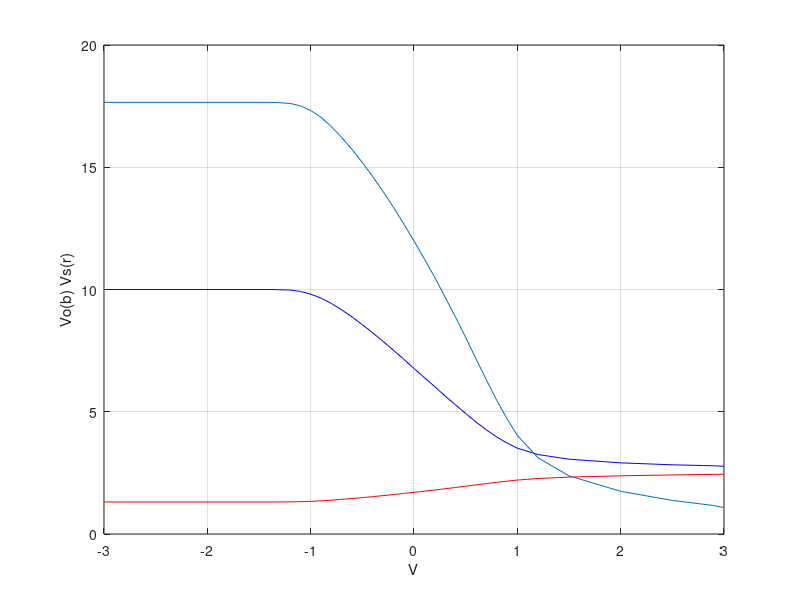

Recreate this plot in MATLAB. (Note: this script raises an error after producing the figure.)
%**************************************************************************
% Sujet TP électronique analogique
% Date :
% Séance :19/3
%**************************************************************************
clear all;
close all;
clc;
%***************************
% Constantes du circuit
Vcc = 10;
VGSoff = -2.716;
Idss = 7.56e-3;
Id0 = 1e-3;
Vds = Vcc/2 ;
Vss = -10;
Rl = 1000;
%**************************************************************************
% Dimensionnement du circuit
VGs = VGSoff * (1 - sqrt(Id0/Idss));
Vs0  = -(VGs);
Rp  = (Vs0 - Vss)/(2 * Id0) ;
Vrd = Vcc - Vds - Vs0;
Rd = Vrd / Id0;
g_m = (-2)*Idss/VGSoff * (1 - VGs/VGSoff);

%**************************************************************************

V  =   [-3     -1.4  -1.3   -1.2  -1.1  -1    -0.9  -0.8  -0.7  -0.6  -0.5  -0.4  -0.3  -0.2  -0.1  0     0.1    0.2  0.3  0.4   0.5   0.6    0.7   0.8   0.9   1     1.2  1.5   2    2.5   2.7    2.8   2.9   3];Vo =   [10     10    9.99   9.98  9.92  9.81  9.65  9.43  9.17  8.88  8.56  8.23  7.88  7.52  7.15  6.77  6.4    6.03 5.65 5.29  4.93  4.58   4.26  3.97  3.72  3.51  3.25 3.06  2.91 2.83  2.81   2.8   2.79  2.77];
Vs =   [1.31   1.31  1.311  1.314 1.321 1.335 1.356 1.385 1.417 1.451 1.489 1.529 1.57  1.613 1.659 1.704 1.752  1.8  1.85 1.902 1.954 2.007  2.061 2.113 2.162 2.206 2.27 2.327 2.38 2.416 2.428  2.434 2.44  2.446];
figure(1);
plot(V,Vo,'b',V,Vs,'r');
grid on;
xlabel('V');
ylabel('Vo(b) Vs(r)');
hold on ;
Av = 20*log10(Vo./Vs);
plot(V,Av);
hold off;

%**************************************************************************

Ve  = [0.0066 0.00664 0.0076  0.0082  0.0086  0.01   0.0112 0.0192 0.0448 0.088 0.168 0.328 0.432 0.472 0.488 0.488 0.488 0.44  0.316  ];
Vo2 = [0.0082 0.0136  0.026   0.0328  0.0392  0.0512 0.0656 0.126  0.312  0.616 1.2   2.32  2.88  2.88  2.08  1.52  1.24  0.252 0.116 ];
figure(2);
Av2 = 20*log10(Vo2./Ve);
semilogx(fre,Av2);
grid on;
xlabel('fréquence(Hz)');
ylabel('gain(dB)');
%**************************************************************************
%Avec deuxieme transfor , vpp=20 ,ve = Vgate , vo = Vdrain , sans charge

fre = [10     100    200    100e1   100e2  200e2 500e2 600e2 700e2 750e2 800e2 850e2 900e2 100e3 110e3 120e3  140e3 271e3  800e3  100e4];
Ve3 = [0.464  0.576  0.576  0.584   0.592  0.64  1.04  1.2   0.488 0.344 0.264 0.216 0.176 0.124 0.088 0.18   0.124 0.0124 0.0376 0.01];
Vo3 = [2.56   3.92   3.92   4       4.08   4.32  6     6.4   3.24  2.32  1.78  1.44  1.2   0.86  0.6  1.24   0.84   0.0672 0.072  0.02  ];

figure(3);
Av3 = 20*log10(Vo3./Ve3);
semilogx(fre,Av3);
grid on;
hold on; 
%mode commun
fre = [10     100        100e1   100e2   100e3   100e4   500e4];
Ve4 = [2.04   2.04       2.04    2.08    2.08    1.24    2.32];
Vo4 = [0.448  0.552      0.552   0.56    0.56    0.328   0.112];

Av4 = 20*log10(Vo4./Ve4);
semilogx(fre,Av4);
grid on;
hold on;
%**************************************************************************
%mode commun avec partie transistor à vss
fre = [5    10   100   1e3  1e4   1e5     1e6   ];
Ve5 = [6.16 6.08 6.08  6.08 9.4  9.8     9.8  ] ;
Vo5 = [3.44 4.8  5.92  5.92 0.044    0.152   1.14  ];


Av5 = 20*log10(Vo5./Ve5);
semilogx(fre,Av5);
grid on;
